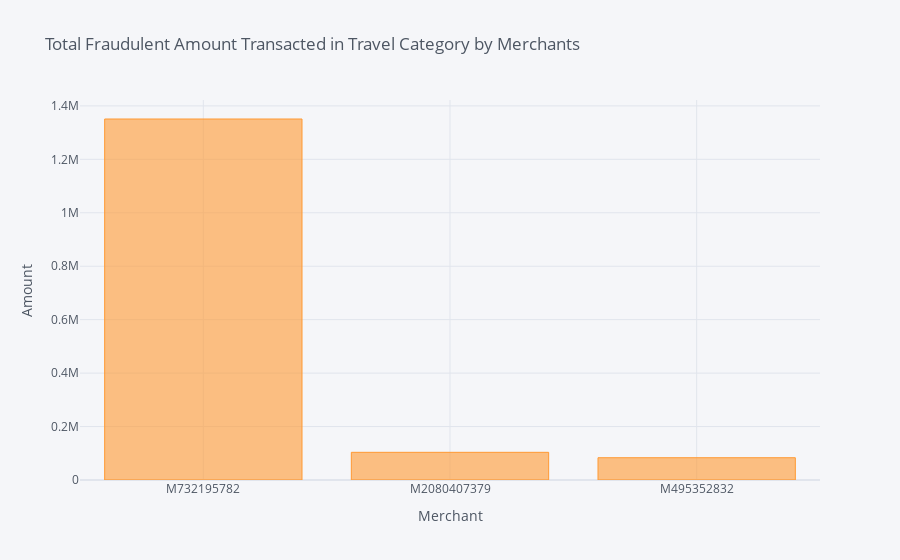

Write notebook code for a chart like this one.
### Markdown cell above
Merchants 'M495352832', 'M732195782' and 'M2080407379' were all affected by fraudulent activities in the travel category. What amounts were transacted ?

### Code cell
fraud_df[fraud_df['category'] == 'travel'][['merchant','amount']].groupby('merchant')['amount'].sum().sort_values(ascending = False).iplot(kind='bar', xTitle='Merchant', yTitle='Amount', title='Total Fraudulent Amount Transacted in Travel Category by Merchants')

### Figure 1 — Plotly figure (JSON) as saved in the notebook; plotly's stock layout.template omitted (floating-point values rounded to 4 significant figures)
{"data": [{"marker": {"color": "rgba(255, 153, 51, 0.6)", "line": {"color": "rgba(255, 153, 51, 1.0)", "width": 1}}, "name": "amount", "orientation": "v", "text": "", "type": "bar", "x": ["M732195782", "M2080407379", "M495352832"], "y": [1351000.0, 103600.0, 83380.0]}], "layout": {"legend": {"bgcolor": "#F5F6F9", "font": {"color": "#4D5663"}}, "paper_bgcolor": "#F5F6F9", "plot_bgcolor": "#F5F6F9", "title": {"font": {"color": "#4D5663"}, "text": "Total Fraudulent Amount Transacted in Travel Category by Merchants"}, "xaxis": {"gridcolor": "#E1E5ED", "showgrid": true, "tickfont": {"color": "#4D5663"}, "title": {"font": {"color": "#4D5663"}, "text": "Merchant"}, "zerolinecolor": "#E1E5ED"}, "yaxis": {"gridcolor": "#E1E5ED", "showgrid": true, "tickfont": {"color": "#4D5663"}, "title": {"font": {"color": "#4D5663"}, "text": "Amount"}, "zerolinecolor": "#E1E5ED"}}}
